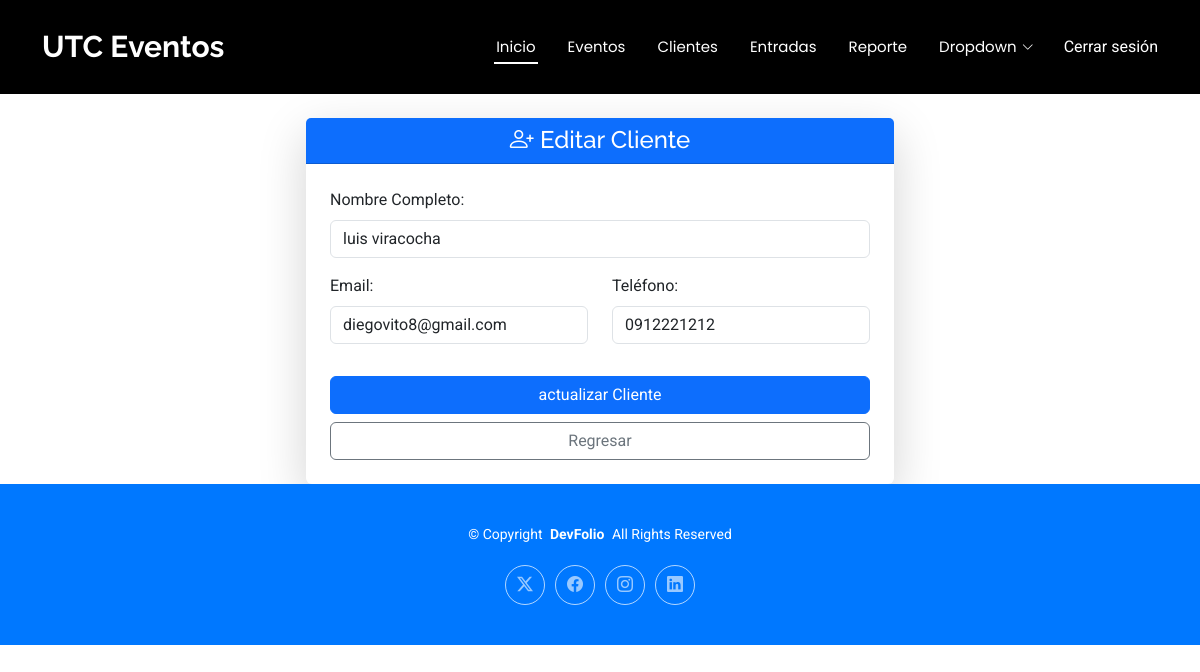
Screenshot of /clientes/editar/1/ (signed in) with the database file from the repository.
### Aplicaciones/eventos/models.py (models this page shows)
class Cliente(models.Model):
    nombre = models.CharField(max_length=100)
    email = models.EmailField(unique=True)
    telefono = models.CharField(max_length=10)

### Aplicaciones/eventos/views.py (the view)
# urls.py: path('clientes/editar/<int:id>/', views.editarCliente, name='editarCliente'),
@login_required
def editarCliente(request, id):
    cliente = get_object_or_404(Cliente, id=id)
    return render(request, "editar_cliente.html", {
        'clientes': cliente
    })

### Aplicaciones/eventos/templates/editar_cliente.html (shortened to what this page needs)
{% extends 'plantilla.html' %} {% block content %}
<div class="row justify-content-center">
  <div class="col-md-6">
    <div class="card shadow-lg border-0 mt-4">
      <div class="card-header bg-primary text-white text-center">
        <h4 class="mb-0 text-white">
          <i class="bi bi-person-plus text-white"></i> Editar Cliente
        </h4>
      </div>
      <div class="card-body p-4">
        <form
          action="{% url 'actualizarCliente' %}"
          method="POST"
          id="form_editarcliente"
        >
          <div class="mb-3">
            <label class="form-label font-weight-bold">Nombre Completo:</label>
            <input
              type="text"
              name="nombre"
              class="form-control"
              placeholder="Ej: Juan Pérez"
              id="nombre"
              value="{{ clientes.nombre }}"
            />
          </div>
          <div class="row">
            <div class="col-md-6 mb-3">
              <label class="form-label font-weight-bold">Email:</label>
              <input
                type="email"
                name="email"
                class="form-control"
                placeholder="usuario@correo.com"
                id="email"
                value="{{ clientes.email }}"
              />
            </div>
            <div class="col-md-6 mb-3">
              <label class="form-label font-weight-bold">Teléfono:</label>
              <input
                type="text"
                name="telefono"
                class="form-control"
                placeholder="0987654321"
                id="telefono"
                value="{{ clientes.telefono }}"
              />
            </div>
          </div>
          <div class="d-grid gap-2 mt-3">
            <button type="submit" class="btn btn-primary">
              actualizar Cliente
            </button>
            <a
              href="{% url 'listarClientes' %}"
              class="btn btn-outline-secondary"
              >Regresar</a
            >
          </div>
        </form>
      </div>
    </div>
  </div>
</div>
{% endblock %}

### entradas/static/tema/assets/css/main.css (style rules this page uses)
:root { --default-font: "Roboto", system-ui, -apple-system, "Segoe UI", Roboto, "Helvetica Neue", Arial, "Noto Sans", "Liberation Sans", sans-serif, "Apple Color Emoji", "Segoe UI Emoji", "Segoe UI Symbol", "Noto Color Emoji"; --heading-font: "Raleway", sans-serif; --nav-font: "Poppins", sans-serif; }
:root { --background-color: #ffffff; --default-color: #4e4e4e; --heading-color: #0a090f; --accent-color: #0078ff; --surface-color: #ffffff; --contrast-color: #ffffff; }
:root { --nav-color: #ffffff; --nav-hover-color: #ffffff; --nav-mobile-background-color: #ffffff; --nav-dropdown-background-color: #ffffff; --nav-dropdown-color: #212529; --nav-dropdown-hover-color: #0078ff; }
:root { scroll-behavior: smooth; }
body { color: var(--default-color); background-color: var(--background-color); font-family: var(--default-font); }
a { color: var(--accent-color); text-decoration: none; transition: 0.3s; }
h1, h2, h3, h4, h5, h6 { color: var(--heading-color); font-family: var(--heading-font); }

### rows the page displays
Cliente: nombre "luis viracocha", email "diegovito8@gmail.com", telefono "0912221212"
